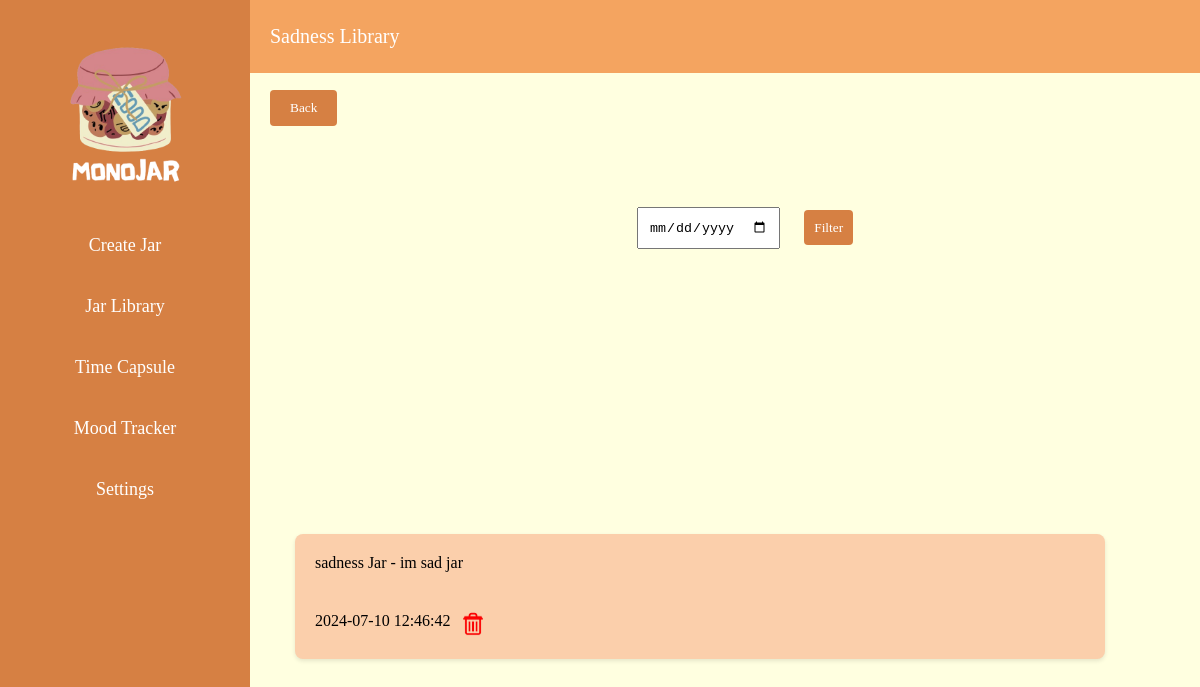
Screenshot of /sadnessLibrary/account10 with the database file from the repository.
### tables this page shows
CREATE TABLE jars (
                id INTEGER PRIMARY KEY AUTOINCREMENT,
                username TEXT NOT NULL,
                type TEXT NOT NULL,
                content TEXT NOT NULL, created_at TIMESTAMP,
                FOREIGN KEY (username) REFERENCES users(username) ON DELETE CASCADE
            );

### Backend/app.py (the view)
@app.route('/sadnessLibrary/<username>')
def sadness_library(username):
    jars = query_jars(username, 'sadness')
    return render_template('sadnessLibrary.html', jars=jars, username=username)

### Backend/app.py (called while the page is built)
def query_jars(username, jar_type):
    conn = get_db()
    cursor = conn.cursor()
    cursor.execute('''
        SELECT id, type, content, created_at
        FROM jars
        WHERE username = ? AND type = ?
        ORDER BY created_at DESC
    ''', (username, jar_type))
    rows = cursor.fetchall()
    conn.close()
    jars = [{'id': row[0], 'type': row[1], 'content': row[2], 'created_at': row[3]} for row in rows]
    return jars

### Frontend/templates/sadnessLibrary.html (shortened to what this page needs)
{% extends 'base.html' %}
{% block content %}
<div class="main-content">
    <div class="header">
        <div class="title">Sadness Library</div>
    </div>
    <div class="content">
        <a href="/createJar/{{ username }}">
            <button class="back-button">Back</button>
        </a>
        <form id="filter-form" method="GET" action="/filterSadnessJars/{{ username }}">
            <input type="date" name="filter-date" id="filter-date">
            <button type="submit">Filter</button>
        </form>
        <ul id="jar-list">
            {% for jar in jars %}
            <li class="content jar collapsed" id="jar-{{ jar.id }}">
                <p>{{ jar.type }} Jar - {{ jar.content }}</p>
                <div class="jar-controls">
                    <span class="created-at">{{ jar.created_at }}</span>
                    <button class="delete-button" data-jar-id="{{ jar.id }}">
                        <img src="/static/image/deleteIcon.png" alt="Delete">
                    </button>
                </div>
            </li>
            {% endfor %}
        </ul>
    </div>
</div>
{% endblock %}

### Frontend/static/css/sidebarStyle.css (style rules this page uses)
body { font-family: 'Georgia', serif; margin: 0; padding: 0; background-color: #FFFFE0; }

### Frontend/static/css/createJarStyle.css (style rules this page uses)
.main-content { flex: 1; display: flex; flex-direction: column; overflow: hidden; }
.header { height: 80px; background-color: #F4A460; color: #fff; display: flex; align-items: center; justify-content: space-between; padding: 0 20px; }
.header .title { font-size: 20px; }
.content { display: flex; flex-wrap: wrap; gap: 40px; justify-content: center; align-items: center; width: 100%; height: 100%; overflow-y: auto; }
.back-button { font-family: 'Georgia', serif; position: absolute; top: 90px; left: 270px; padding: 10px 20px; background-color: #d68043; color: #fff; border: none; border-radius: 4px; cursor: pointer; }

### Frontend/static/css/libraryStyle.css (style rules this page uses)
.jar { background-color: #fbcfab; border-radius: 8px; box-shadow: 0 2px 4px rgba(0, 0, 0, 0.1); padding: 20px; max-width: 90%; width: 900px; height: fit-content; box-sizing: border-box; text-decoration: none; color: inherit; display: flex; flex-direction: column; align-items: flex-start; justify-content: space-between; transition: transform 0.2s; margin-bottom: 10px; overflow: hidden; position: relative; }
.jar p { margin: 0; text-align: left; white-space: pre-wrap; overflow: hidden; transition: max-height 0.3s ease; }
.jar-controls { display: flex; justify-content: center; }
button.delete-button { padding: 0; background-color: transparent; border: none; cursor: pointer; }
button.delete-button img { width: 24px; height: 24px; }
.created-at { margin-right: 10px; }
.jar.collapsed p { max-height: 200px; display: -webkit-box; -webkit-line-clamp: 3; -webkit-box-orient: vertical; overflow: hidden; text-overflow: ellipsis; }
.jar.collapsed { max-height: 200px; }
#filter-form { margin-top: 20px; }
#filter-date { margin-right: 20px; padding: 10px; }
#filter-form button { font-family: 'Georgia', serif; padding: 5px 10px; background-color: #d68043; color: #fff; border: none; border-radius: 4px; cursor: pointer; height: 35px; }

### rows the page displays
jars: type "sadness", content "im sad jar", created_at "2024-07-10 12:46:42"
